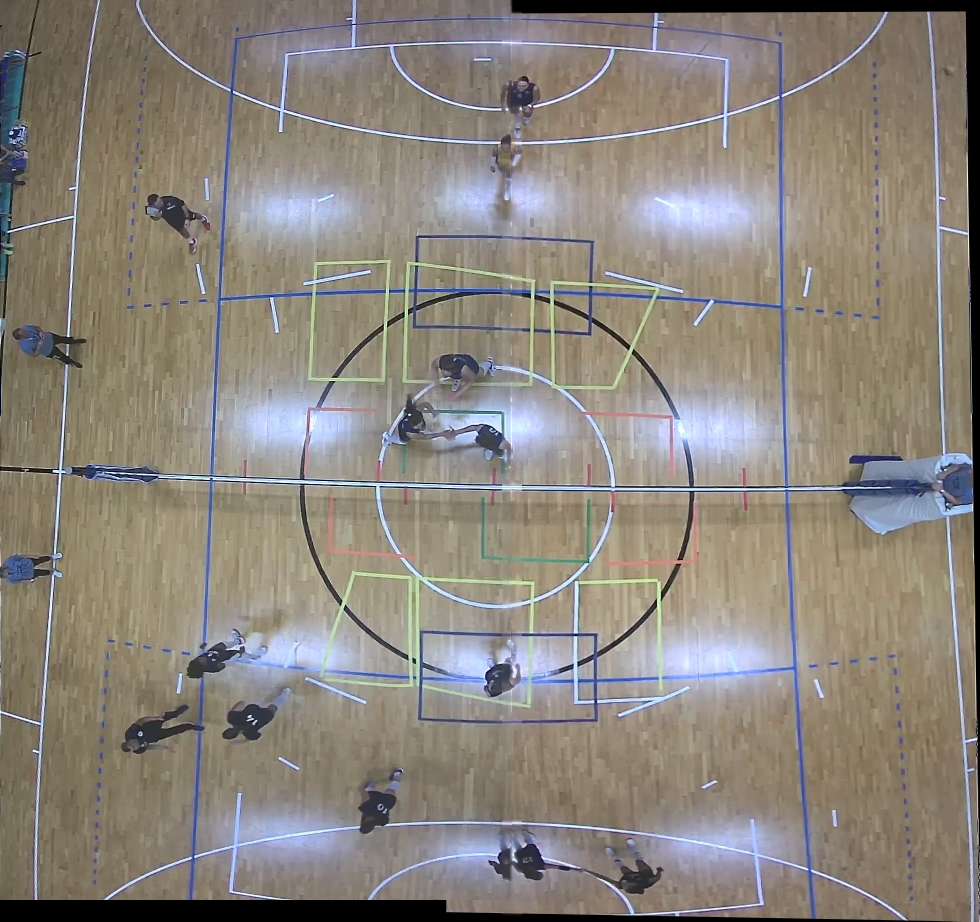
#> input picture blend_center.jpg, 1960 x 1843 px (shown at 1/2 size)
$ python test.py
#> lines starting #> are read from the running program, lines starting #| are printed output that depends on the picture
### src/utils.py
import cv2
import numpy as np
import screeninfo
from uuid import uuid4
from typing import Union
from os.path import isfile
from copy import deepcopy

def auto_resize(mat: cv2.typing.MatLike | cv2.cuda.GpuMat | cv2.UMat, ratio: float = 2) -> np.ndarray:

    # Copy the image
    _mat = mat.copy()

    # Get monitor info in order to calculate the best size for the image
    monitors = screeninfo.get_monitors()

    width = min(monitors, key=lambda monitor: monitor.width).width
    height = min(monitors, key=lambda monitor: monitor.height).height

    if height < width:
        # Calculate new height
        height = height // ratio

        # Calculate new width proportional to the height
        width = height * _mat.shape[1] // _mat.shape[0]

    else:
        # Calculate new width
        width = width // ratio

        # Calculate new height proportional to the width
        height = width * _mat.shape[0] // _mat.shape[1]

    winsize = (int(width), int(height))

    # Resize the image
    _mat = cv2.resize(_mat, winsize)

    return _mat

def show_img(mat: cv2.typing.MatLike | cv2.cuda.GpuMat | cv2.UMat | list[cv2.typing.MatLike] | list[cv2.cuda.GpuMat] | list[cv2.UMat], winname: str | list[str] = "", ratio: float = 2) -> None:

    # Prepare image(s) and label(s)
    if not isinstance(mat, list):
        mat = [mat]
        winname = [str(winname)]

    else:
        if not isinstance(winname, list):
            winname = [str(uuid4()) for _ in range(len(mat))]
        else:
            assert len(winname) == len(mat), "winname must have the same length of mat"
            assert len(winname) == len(set(winname)), "winnames must be unique"

    for i in range(len(mat)):

        # Process the image
        tmp = auto_resize(mat=mat[i], ratio=ratio)

        # Show the image
        cv2.imshow(winname=winname[i], mat=tmp)

    cv2.waitKey(0)
    cv2.destroyAllWindows()

# [63 lines left out: functions extract_frame, split_frame, black_box_on_image, not called in this run]

def crop_image(image: cv2.typing.MatLike | cv2.cuda.GpuMat | cv2.UMat) -> np.ndarray:

    height, width = image.shape[:2]

    center_x = width // 2
    center_y = height // 2

    image = image[center_y - 878:center_y + 879, center_x - 878:center_x + 879]

    return image

def bb(left_frame: cv2.typing.MatLike | cv2.cuda.GpuMat | cv2.UMat, right_frame: cv2.typing.MatLike | cv2.cuda.GpuMat | cv2.UMat, left_min: int = None, left_max: int = None, right_min: int = None, right_max: int = None) -> tuple[np.ndarray, np.ndarray]:

    _left_frame = left_frame.copy()
    _right_frame = right_frame.copy()

    _left_frame[:, :left_min] = 0
    _left_frame[:, left_max:] = 0

    _right_frame[:, :right_min] = 0
    _right_frame[:, right_max:] = 0

    return _left_frame, _right_frame

def jpg_compression(mat: cv2.typing.MatLike | cv2.cuda.GpuMat | cv2.UMat) -> np.ndarray:
    return cv2.imdecode(cv2.imencode('.jpg', mat, [int(cv2.IMWRITE_JPEG_QUALITY), 95])[1], cv2.IMREAD_UNCHANGED)

### test.py
import cv2
import numpy as np
import math
from typing import Union
import inspect
import logging
from src import utils, params

def filter_matches(matches, left_frame_keypoints, right_frame_keypoints, value, angle):
    # Filter matches based on angles
    _matches = []

    # Loop through all the matches
    for index, match in enumerate(matches):
        fp_x, fp_y = left_frame_keypoints[match[0].queryIdx].pt
        sp_x, sp_y = right_frame_keypoints[match[0].trainIdx].pt

        # Finding the inclination of the line joining the two points
        inclination = math.degrees(math.atan((sp_y - fp_y)/(sp_x - fp_x)))
        # inclination = math.degrees(math.atan2((sp_y - fp_y), (sp_x - fp_x)))

        # Filtering out the matches based on the inclination
        if isinstance(angle, tuple):
            if angle[0] <= inclination <= angle[1]:
                logging.debug(f"Match {index} with inclination: {inclination} and distance {match[0].distance} [KEPT]\n")
                _matches.append(match)
            else:
                logging.debug(f"Match {index} with inclination: {inclination} and distance {match[0].distance} [REMOVED]\n")
        else:
            if abs(inclination) <= angle:
                logging.debug(f"Match {index} with inclination: {inclination} and distance {match[0].distance} [KEPT]\n")
                _matches.append(match)
            else:
                logging.debug(f"Match {index} with inclination: {inclination} and distance {match[0].distance} [REMOVED]\n")

    # Applying ratio test and filtering out the good matches
    _matches = [[match1] for match1, match2 in _matches if match1.distance < value * match2.distance]

    return _matches

def find_matches(left_frame: cv2.typing.MatLike | cv2.cuda.GpuMat | cv2.UMat, right_frame: cv2.typing.MatLike | cv2.cuda.GpuMat | cv2.UMat, k: int) -> tuple[list[list], tuple[cv2.KeyPoint], tuple[cv2.KeyPoint]]:

    # Copy the image
    _left_frame = left_frame.copy()
    # Convert to gray
    _left_frame = cv2.cvtColor(src=_left_frame, code=cv2.COLOR_BGR2GRAY)

    # Copy the image
    _right_frame = right_frame.copy()
    # Convert to gray
    _right_frame = cv2.cvtColor(src=_right_frame, code=cv2.COLOR_BGR2GRAY)

    # Using SIFT to find the keypoints and decriptors in the images
    sift = cv2.SIFT_create()
    left_frame_keypoints, left_frame_descriptors = sift.detectAndCompute(_left_frame, None)
    right_frame_keypoints, right_frame_descriptors = sift.detectAndCompute(_right_frame, None)

    # Using Brute Force matcher to find matches
    bf_matcher = cv2.BFMatcher()
    matches = bf_matcher.knnMatch(queryDescriptors=left_frame_descriptors, trainDescriptors=right_frame_descriptors, k=k)

    return matches, left_frame_keypoints, right_frame_keypoints

def find_homography(matches: list[list], left_frame_keypoints: tuple[cv2.KeyPoint], right_frame_keypoints: tuple[cv2.KeyPoint], ransacReprojThreshold: float, method: int) -> np.ndarray:

    # Check if matches are more than 4
    assert len(matches) >= 4, "Not enough matches"

    # Storing coordinates of points corresponding to the matches found in both the images
    left_frame_pts = []
    right_frame_pts = []

    for match in matches:
        left_frame_pts.append(left_frame_keypoints[match[0].queryIdx].pt)
        right_frame_pts.append(right_frame_keypoints[match[0].trainIdx].pt)

    # Changing the datatype to "float32" for finding homography
    left_frame_pts = np.float32(left_frame_pts)
    right_frame_pts = np.float32(right_frame_pts)

    # Finding the homography matrix(transformation matrix).
    homography_matrix, _ = cv2.findHomography(srcPoints=right_frame_pts, dstPoints=left_frame_pts, method=method, ransacReprojThreshold=ransacReprojThreshold)

    return homography_matrix

def get_new_frame_size_and_matrix(homography_matrix: np.ndarray, left_frame_shape: tuple[int, int], right_frame_shape: tuple[int, int]) -> tuple[list[list], list[int], np.ndarray]:

    # Reading the size of the image
    height, width = left_frame_shape

    # Taking the matrix of initial coordinates of the corners of the secondary image
    # Stored in the following format: [[x1, x2, x3, x4], [y1, y2, y3, y4], [1, 1, 1, 1]]
    # Where (xi, yi) is the coordinate of the i th corner of the image.
    initial_matrix = np.array([[0, width - 1, width - 1, 0], [0, 0, height - 1, height - 1], [1, 1, 1, 1]])

    # Finding the final coordinates of the corners of the image after transformation.
    # NOTE: Here, the coordinates of the corners of the frame may go out of the
    # frame(negative values). We will correct this afterwards by updating the
    # homography matrix accordingly.
    final_matrix = np.dot(a=homography_matrix, b=initial_matrix)

    [x, y, c] = final_matrix
    x = np.divide(x, c)
    y = np.divide(y, c)

    # Finding the dimentions of the stitched image frame and the "correction" factor
    min_x, max_x = int(round(min(x))), int(round(max(x)))
    min_y, max_y = int(round(min(y))), int(round(max(y)))

    new_width = max_x
    new_height = max_y
    correction = [0, 0]

    if min_x < 0:
        new_width -= min_x
        correction[0] = abs(min_x)

    if min_y < 0:
        new_height -= min_y
        correction[1] = abs(min_y)

    # Again correcting new_width and new_height
    # Helpful when secondary image is overlaped on the left hand side of the Base image.
    if new_width < right_frame_shape[1] + correction[0]:
        new_width = right_frame_shape[1] + correction[0]

    if new_height < right_frame_shape[0] + correction[1]:
        new_height = right_frame_shape[0] + correction[1]

    # Finding the coordinates of the corners of the image if they all were within the frame.
    x = np.add(x, correction[0])
    y = np.add(y, correction[1])
    old_initial_points = np.float32([[0, 0], [width - 1, 0], [width - 1, height - 1], [0, height - 1]])
    new_final_points = np.float32(np.array([x, y]).transpose())

    # Updating the homography matrix. Done so that now the secondary image completely lies inside the frame
    homography_matrix = cv2.getPerspectiveTransform(old_initial_points, new_final_points)

    return [new_height, new_width], correction, homography_matrix

def stitch_images(
        left_frame: cv2.typing.MatLike | cv2.cuda.GpuMat | cv2.UMat,
        right_frame: cv2.typing.MatLike | cv2.cuda.GpuMat | cv2.UMat,
        value: float = 0.99,
        angle: float = 2,
        k: int = 2,
        ransacReprojThreshold: float = 4,
        clear_cache: bool = True,
        f_matches: bool = True,
        user_left_kp: list = None,
        user_right_kp: list = None,
        left_shift_dx: int = 0,
        left_shift_dy: int = 0,
        remove_offset: int = 0) -> tuple[np.ndarray, np.ndarray | None]:

    # Cache
    function = eval(inspect.stack()[0][3])

    try:
        new_frame_size, correction, homography_matrix = function.cache

        if clear_cache:
            new_frame_size, correction, homography_matrix = None, None, None

    except:
        new_frame_size, correction, homography_matrix = None, None, None

    # If no cache or clear_cache is set to True, recalculate everything
    if all(obj is None for obj in [new_frame_size, correction, homography_matrix]):

        # Finding matches between the 2 images and their keypoints
        matches, left_frame_keypoints, right_frame_keypoints = find_matches(left_frame=left_frame, right_frame=right_frame, k=k)

        # Filter matches
        matches = filter_matches(matches=matches, left_frame_keypoints=left_frame_keypoints, right_frame_keypoints=right_frame_keypoints, value=value, angle=angle)

        if user_left_kp is not None and user_right_kp is not None:
            left_frame_keypoints = list(left_frame_keypoints)
            right_frame_keypoints = list(right_frame_keypoints)


            for i in range(len(user_left_kp)):
                left_frame_keypoints.append(cv2.KeyPoint(x=user_left_kp[i][0], y=user_left_kp[i][1], size=1))
                right_frame_keypoints.append(cv2.KeyPoint(x=user_right_kp[i][0], y=user_right_kp[i][1], size=1))

            left_frame_keypoints = tuple(left_frame_keypoints)
            right_frame_keypoints = tuple(right_frame_keypoints)

            # Manually adding some matches
            # [queryIdx, trainIdx, distance]
            manual_matches = []
            for i in range(len(user_left_kp)):
                manual_matches.append([cv2.DMatch(len(left_frame_keypoints)-i-1, len(right_frame_keypoints)-i-1, 0)])

            matches.extend(manual_matches)

        # Finding homography matrix
        homography_matrix = find_homography(matches=matches, left_frame_keypoints=left_frame_keypoints, right_frame_keypoints=right_frame_keypoints, ransacReprojThreshold=ransacReprojThreshold, method=cv2.RANSAC)

        # Finding size of new frame of stitched images and updating the homography matrix
        new_frame_size, correction, homography_matrix = get_new_frame_size_and_matrix(homography_matrix, right_frame.shape[:2], left_frame.shape[:2])

        function.cache = new_frame_size, correction, homography_matrix

    #! ---- NO TRANSPARENCY ----
    # Finally placing the images upon one another
    stitched_image = cv2.warpPerspective(right_frame, homography_matrix, (new_frame_size[1], new_frame_size[0]))

    # Determine the region where the left frame will be placed
    region_x_start = left_shift_dx + correction[0]
    region_x_end = correction[0] + left_frame.shape[1] + left_shift_dx - remove_offset
    region_y_start = correction[1] + left_shift_dy
    region_y_end = correction[1] + left_frame.shape[0] + left_shift_dy

    # Ensure the regions are within bounds
    region_x_end = min(region_x_end, stitched_image.shape[1])
    region_y_end = min(region_y_end, stitched_image.shape[0])

    # Place the left frame into the stitched image
    stitched_image[region_y_start:region_y_end, region_x_start:region_x_end] = left_frame[:region_y_end-region_y_start, :region_x_end-region_x_start]

    #! ---- TRANSPARENCY ----
    # # Add transparency to the left frame
    # left_frame_with_alpha = cv2.cvtColor(left_frame, cv2.COLOR_BGR2BGRA)
    # alpha_channel = np.ones(left_frame.shape[:2], dtype=left_frame.dtype) * 128  # 50% transparency
    # left_frame_with_alpha[:, :, 3] = alpha_channel

    # # Warp the right frame
    # stitched_image = cv2.warpPerspective(right_frame, homography_matrix, (new_frame_size[1], new_frame_size[0]))

    # # Ensure the stitched image has an alpha channel
    # stitched_image_with_alpha = cv2.cvtColor(stitched_image, cv2.COLOR_BGR2BGRA)

    # # Define the region where the left frame will be placed
    # y1, y2 = correction[1], correction[1] + left_frame.shape[0]
    # x1, x2 = correction[0], correction[0] + left_frame.shape[1]

    # # Blend the left frame with the stitched image
    # alpha_left = left_frame_with_alpha[:, :, 3] / 255.0
    # alpha_right = 1.0 - alpha_left

    # for c in range(0, 3):
    #     stitched_image_with_alpha[y1:y2, x1:x2, c] = (alpha_left * left_frame_with_alpha[:, :, c] +
    #                                                   alpha_right * stitched_image_with_alpha[y1:y2, x1:x2, c])

    # # Update the alpha channel
    # stitched_image_with_alpha[y1:y2, x1:x2, 3] = 255
    # stitched_image = stitched_image_with_alpha
    #! ---------------------


    # If specified, draw matches
    if f_matches:
        frame_matches = cv2.drawMatchesKnn(
            img1=left_frame,
            keypoints1=left_frame_keypoints,
            img2=right_frame,
            keypoints2=right_frame_keypoints,
            matches1to2=matches,
            outImg=None,
            flags=cv2.DrawMatchesFlags_NOT_DRAW_SINGLE_POINTS,
            matchColor=(0, 0, 255), singlePointColor=(0, 255, 255))
    else:
        frame_matches = None

    return stitched_image, frame_matches

lf = cv2.imread("blend_center.jpg")
#> lf is the input picture: shape (1843, 1960, 3); mean B, G, R 124.4, 132.9, 139.6
rf = cv2.imread("blend_bottom.jpg")
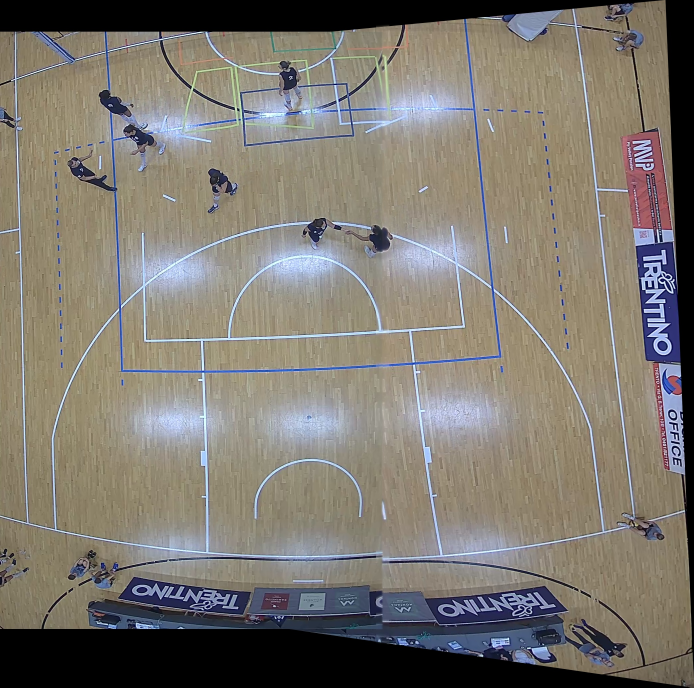
#> input picture blend_bottom.jpg, 2081 x 2062 px (shown at 1/3 size)
#> rf is the input picture: shape (2062, 2081, 3); mean B, G, R 112, 120.3, 125.5

lf = utils.crop_image(cv2.rotate(lf, cv2.ROTATE_90_COUNTERCLOCKWISE))
#> in crop_image, `image = image[center_y - 878:center_y + 879, center_x - 878:center_x +..`:
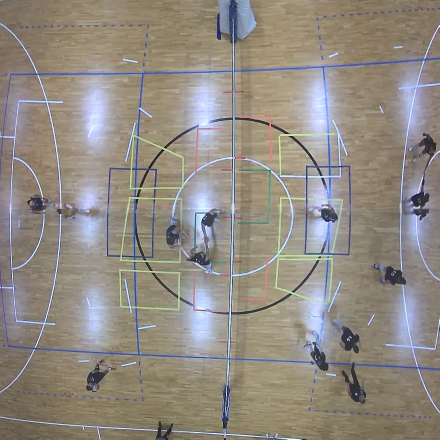
#> image: shape (1757, 1757, 3) (shown at 1/4 size); mean of channels 0, 1, 2 130.8, 139.2, 146; drawn as B, G, R
rf = utils.crop_image(cv2.rotate(rf, cv2.ROTATE_90_COUNTERCLOCKWISE))

left_frame = lf.copy()
right_frame = rf.copy()

lf, rf = utils.bb(left_frame=lf, right_frame=rf, left_min=1200, left_max=lf.shape[1], right_min=100, right_max=800)
#> in bb, `_left_frame[:, :left_min] = 0`:
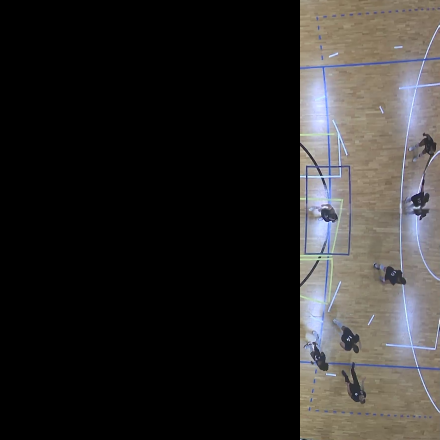
#> _left_frame: shape (1757, 1757, 3) (shown at 1/4 size); mean of channels 0, 1, 2 41.7, 43, 44.9; drawn as B, G, R
#> in bb, `_right_frame[:, :right_min] = 0`:
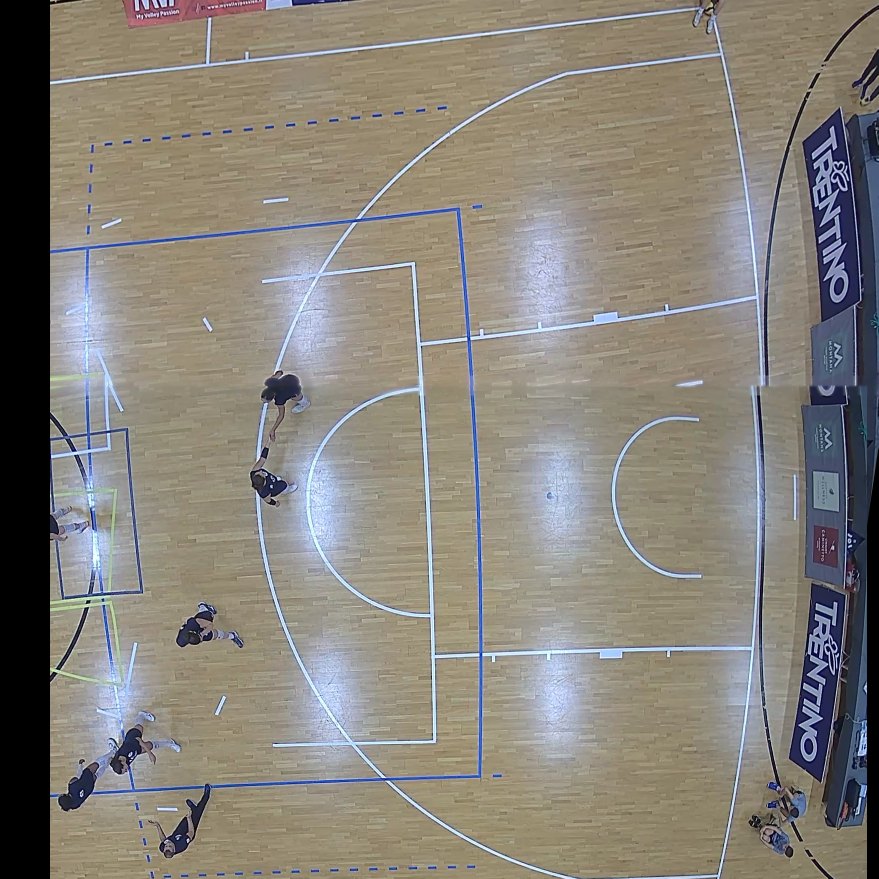
#> _right_frame: shape (1757, 1757, 3) (shown at 1/2 size); mean of channels 0, 1, 2 121.9, 130.3, 135.1; drawn as B, G, R
#> in bb, `_right_frame[:, right_max:] = 0`:
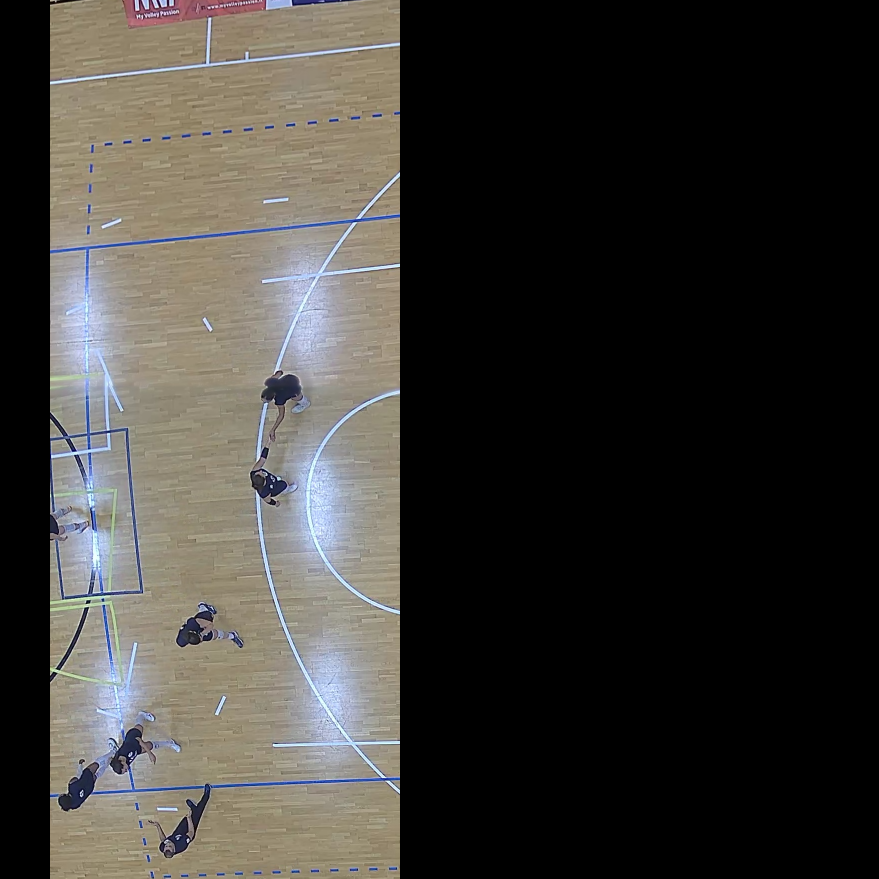
#> _right_frame: shape (1757, 1757, 3) (shown at 1/2 size); mean of channels 0, 1, 2 53.9, 57.9, 60.1; drawn as B, G, R

_, _ = stitch_images(left_frame=lf, right_frame=rf, angle=(-15, -5), value=0.95, user_left_kp=None, user_right_kp=None)
#> (the rest of the program and of its run is left out)
